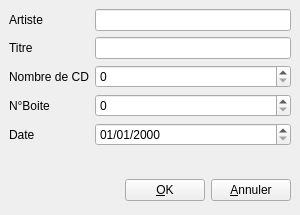
<?xml version="1.0" encoding="UTF-8"?>
<ui version="4.0">
 <class>dialogAjoutZik</class>
 <widget class="QWidget" name="dialogAjoutZik">
  <property name="geometry">
   <rect>
    <x>0</x>
    <y>0</y>
    <width>300</width>
    <height>215</height>
   </rect>
  </property>
  <property name="windowTitle">
   <string>Ajout -&gt; Zik</string>
  </property>
  <property name="windowIcon">
   <iconset>
    <normaloff/>
   </iconset>
  </property>
  <layout class="QVBoxLayout">
   <property name="spacing">
    <number>6</number>
   </property>
   <property name="margin">
    <number>9</number>
   </property>
   <item>
    <layout class="QGridLayout">
     <property name="margin">
      <number>0</number>
     </property>
     <property name="spacing">
      <number>6</number>
     </property>
     <item row="4" column="0">
      <widget class="QLabel" name="label_2_3_2">
       <property name="text">
        <string>Date</string>
       </property>
      </widget>
     </item>
     <item row="2" column="1">
      <widget class="QSpinBox" name="spinNbCd"/>
     </item>
     <item row="0" column="1">
      <widget class="QLineEdit" name="txtArtiste"/>
     </item>
     <item row="0" column="0">
      <widget class="QLabel" name="label">
       <property name="text">
        <string>Artiste</string>
       </property>
      </widget>
     </item>
     <item row="2" column="0">
      <widget class="QLabel" name="label_2_3">
       <property name="text">
        <string>Nombre de CD</string>
       </property>
      </widget>
     </item>
     <item row="3" column="0">
      <widget class="QLabel" name="label_2_4">
       <property name="text">
        <string>N°Boite</string>
       </property>
      </widget>
     </item>
     <item row="1" column="1">
      <widget class="QLineEdit" name="txtTitre"/>
     </item>
     <item row="3" column="1">
      <widget class="QSpinBox" name="spinIdBoite"/>
     </item>
     <item row="1" column="0">
      <widget class="QLabel" name="label_2">
       <property name="text">
        <string>Titre</string>
       </property>
      </widget>
     </item>
     <item row="4" column="1">
      <widget class="QDateEdit" name="date">
       <property name="displayFormat">
        <string>dd/MM/yyyy</string>
       </property>
      </widget>
     </item>
    </layout>
   </item>
   <item>
    <spacer>
     <property name="orientation">
      <enum>Qt::Vertical</enum>
     </property>
     <property name="sizeHint" stdset="0">
      <size>
       <width>242</width>
       <height>16</height>
      </size>
     </property>
    </spacer>
   </item>
   <item>
    <layout class="QHBoxLayout">
     <property name="spacing">
      <number>6</number>
     </property>
     <property name="margin">
      <number>0</number>
     </property>
     <item>
      <spacer>
       <property name="orientation">
        <enum>Qt::Horizontal</enum>
       </property>
       <property name="sizeHint" stdset="0">
        <size>
         <width>131</width>
         <height>31</height>
        </size>
       </property>
      </spacer>
     </item>
     <item>
      <widget class="QPushButton" name="okButton">
       <property name="text">
        <string>&amp;OK</string>
       </property>
       <property name="icon">
        <iconset resource="../res/res.qrc">
         <normaloff>:/icons/button/accept.svg</normaloff>:/icons/button/accept.svg</iconset>
       </property>
      </widget>
     </item>
     <item>
      <widget class="QPushButton" name="cancelButton">
       <property name="text">
        <string>&amp;Annuler</string>
       </property>
       <property name="icon">
        <iconset resource="../res/res.qrc">
         <normaloff>:/icons/button/cancel.svg</normaloff>:/icons/button/cancel.svg</iconset>
       </property>
      </widget>
     </item>
    </layout>
   </item>
  </layout>
 </widget>
 <tabstops>
  <tabstop>txtArtiste</tabstop>
  <tabstop>txtTitre</tabstop>
  <tabstop>spinNbCd</tabstop>
  <tabstop>date</tabstop>
  <tabstop>okButton</tabstop>
  <tabstop>cancelButton</tabstop>
 </tabstops>
 <resources>
  <include location="../res/res.qrc"/>
 </resources>
 <connections/>
</ui>
